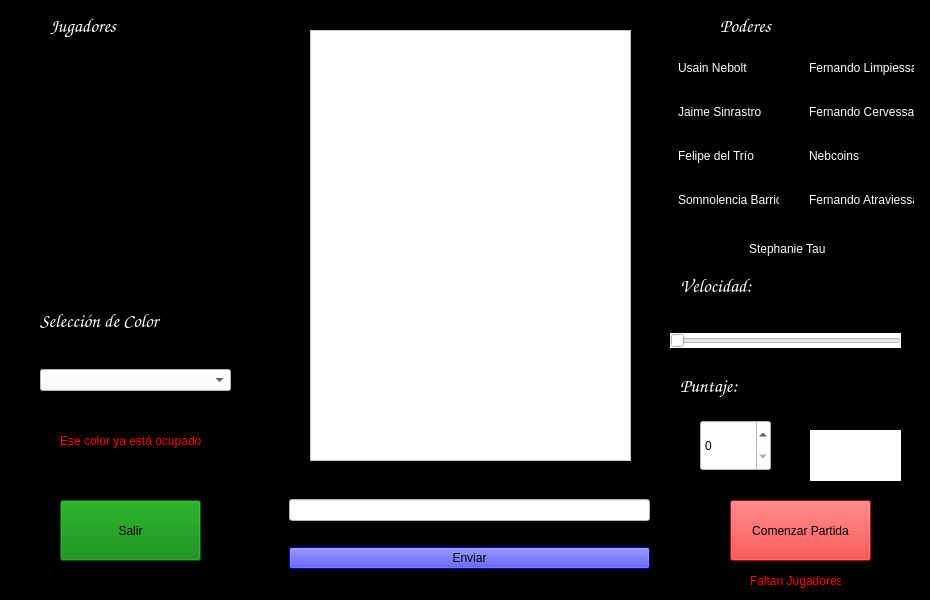
<?xml version="1.0" encoding="UTF-8"?>
<ui version="4.0">
 <class>WaitingRoom</class>
 <widget class="QMainWindow" name="WaitingRoom">
  <property name="geometry">
   <rect>
    <x>0</x>
    <y>0</y>
    <width>930</width>
    <height>600</height>
   </rect>
  </property>
  <property name="windowTitle">
   <string>DCCurve</string>
  </property>
  <property name="styleSheet">
   <string notr="true">background: black</string>
  </property>
  <widget class="QWidget" name="centralwidget">
   <widget class="QWidget" name="verticalLayoutWidget">
    <property name="geometry">
     <rect>
      <x>289</x>
      <y>479</y>
      <width>361</width>
      <height>111</height>
     </rect>
    </property>
    <layout class="QVBoxLayout" name="messageLayout">
     <item>
      <widget class="QLineEdit" name="chatEdit">
       <property name="focusPolicy">
        <enum>Qt::ClickFocus</enum>
       </property>
       <property name="styleSheet">
        <string notr="true">background: white</string>
       </property>
      </widget>
     </item>
     <item>
      <widget class="QPushButton" name="chatButton">
       <property name="focusPolicy">
        <enum>Qt::ClickFocus</enum>
       </property>
       <property name="styleSheet">
        <string notr="true">background: blue</string>
       </property>
       <property name="text">
        <string>Enviar</string>
       </property>
      </widget>
     </item>
    </layout>
   </widget>
   <widget class="QPushButton" name="backButton">
    <property name="geometry">
     <rect>
      <x>60</x>
      <y>500</y>
      <width>141</width>
      <height>61</height>
     </rect>
    </property>
    <property name="focusPolicy">
     <enum>Qt::ClickFocus</enum>
    </property>
    <property name="styleSheet">
     <string notr="true">background: green</string>
    </property>
    <property name="text">
     <string>Salir</string>
    </property>
   </widget>
   <widget class="QPushButton" name="playButton">
    <property name="geometry">
     <rect>
      <x>730</x>
      <y>500</y>
      <width>141</width>
      <height>61</height>
     </rect>
    </property>
    <property name="focusPolicy">
     <enum>Qt::ClickFocus</enum>
    </property>
    <property name="styleSheet">
     <string notr="true">background: red</string>
    </property>
    <property name="text">
     <string>Comenzar Partida</string>
    </property>
   </widget>
   <widget class="QWidget" name="verticalLayoutWidget_2">
    <property name="geometry">
     <rect>
      <x>40</x>
      <y>50</y>
      <width>191</width>
      <height>241</height>
     </rect>
    </property>
    <layout class="QVBoxLayout" name="playersLayout">
     <item>
      <widget class="QLabel" name="playerLabel_1">
       <property name="font">
        <font>
         <family>Comic Sans MS</family>
         <pointsize>14</pointsize>
         <weight>75</weight>
         <bold>true</bold>
        </font>
       </property>
       <property name="frameShape">
        <enum>QFrame::WinPanel</enum>
       </property>
       <property name="frameShadow">
        <enum>QFrame::Raised</enum>
       </property>
       <property name="lineWidth">
        <number>10</number>
       </property>
       <property name="text">
        <string/>
       </property>
       <property name="textFormat">
        <enum>Qt::PlainText</enum>
       </property>
      </widget>
     </item>
     <item>
      <widget class="QLabel" name="playerLabel_2">
       <property name="font">
        <font>
         <family>Comic Sans MS</family>
         <pointsize>14</pointsize>
         <weight>75</weight>
         <bold>true</bold>
        </font>
       </property>
       <property name="frameShape">
        <enum>QFrame::WinPanel</enum>
       </property>
       <property name="frameShadow">
        <enum>QFrame::Raised</enum>
       </property>
       <property name="lineWidth">
        <number>10</number>
       </property>
       <property name="text">
        <string/>
       </property>
       <property name="textFormat">
        <enum>Qt::PlainText</enum>
       </property>
      </widget>
     </item>
     <item>
      <widget class="QLabel" name="playerLabel_3">
       <property name="font">
        <font>
         <family>Comic Sans MS</family>
         <pointsize>14</pointsize>
         <weight>75</weight>
         <bold>true</bold>
        </font>
       </property>
       <property name="frameShape">
        <enum>QFrame::WinPanel</enum>
       </property>
       <property name="frameShadow">
        <enum>QFrame::Raised</enum>
       </property>
       <property name="lineWidth">
        <number>10</number>
       </property>
       <property name="text">
        <string/>
       </property>
       <property name="textFormat">
        <enum>Qt::PlainText</enum>
       </property>
      </widget>
     </item>
     <item>
      <widget class="QLabel" name="playerLabel_4">
       <property name="font">
        <font>
         <family>Comic Sans MS</family>
         <pointsize>14</pointsize>
         <weight>75</weight>
         <bold>true</bold>
        </font>
       </property>
       <property name="frameShape">
        <enum>QFrame::WinPanel</enum>
       </property>
       <property name="frameShadow">
        <enum>QFrame::Raised</enum>
       </property>
       <property name="lineWidth">
        <number>10</number>
       </property>
       <property name="text">
        <string/>
       </property>
       <property name="textFormat">
        <enum>Qt::PlainText</enum>
       </property>
      </widget>
     </item>
    </layout>
   </widget>
   <widget class="QWidget" name="verticalLayoutWidget_3">
    <property name="geometry">
     <rect>
      <x>310</x>
      <y>30</y>
      <width>321</width>
      <height>431</height>
     </rect>
    </property>
    <layout class="QVBoxLayout" name="chatLayout">
     <item>
      <widget class="QTextBrowser" name="chatWindow">
       <property name="focusPolicy">
        <enum>Qt::NoFocus</enum>
       </property>
       <property name="styleSheet">
        <string notr="true">background: white</string>
       </property>
      </widget>
     </item>
    </layout>
   </widget>
   <widget class="QLabel" name="bossLabel">
    <property name="geometry">
     <rect>
      <x>240</x>
      <y>50</y>
      <width>51</width>
      <height>51</height>
     </rect>
    </property>
    <property name="text">
     <string/>
    </property>
   </widget>
   <widget class="QWidget" name="verticalLayoutWidget_4">
    <property name="geometry">
     <rect>
      <x>40</x>
      <y>350</y>
      <width>191</width>
      <height>61</height>
     </rect>
    </property>
    <layout class="QVBoxLayout" name="colorLayout">
     <item>
      <widget class="QComboBox" name="colorBox">
       <property name="styleSheet">
        <string notr="true">background: white</string>
       </property>
       <property name="editable">
        <bool>false</bool>
       </property>
       <property name="maxVisibleItems">
        <number>4</number>
       </property>
      </widget>
     </item>
    </layout>
   </widget>
   <widget class="QLabel" name="denyLabel">
    <property name="geometry">
     <rect>
      <x>60</x>
      <y>430</y>
      <width>141</width>
      <height>21</height>
     </rect>
    </property>
    <property name="autoFillBackground">
     <bool>false</bool>
    </property>
    <property name="styleSheet">
     <string notr="true">color: red</string>
    </property>
    <property name="text">
     <string>Ese color ya está ocupado!</string>
    </property>
   </widget>
   <widget class="QLabel" name="playersLabel">
    <property name="geometry">
     <rect>
      <x>50</x>
      <y>10</y>
      <width>141</width>
      <height>31</height>
     </rect>
    </property>
    <property name="font">
     <font>
      <family>Comic Sans MS</family>
      <pointsize>14</pointsize>
      <weight>75</weight>
      <bold>true</bold>
     </font>
    </property>
    <property name="autoFillBackground">
     <bool>false</bool>
    </property>
    <property name="styleSheet">
     <string notr="true">color: white</string>
    </property>
    <property name="text">
     <string>Jugadores</string>
    </property>
   </widget>
   <widget class="QLabel" name="colorLabel">
    <property name="geometry">
     <rect>
      <x>40</x>
      <y>310</y>
      <width>181</width>
      <height>21</height>
     </rect>
    </property>
    <property name="font">
     <font>
      <family>Comic Sans MS</family>
      <pointsize>14</pointsize>
      <weight>75</weight>
      <bold>true</bold>
     </font>
    </property>
    <property name="autoFillBackground">
     <bool>false</bool>
    </property>
    <property name="styleSheet">
     <string notr="true">color: white</string>
    </property>
    <property name="text">
     <string>Selección de Color</string>
    </property>
   </widget>
   <widget class="QLabel" name="powersLabel">
    <property name="geometry">
     <rect>
      <x>720</x>
      <y>10</y>
      <width>141</width>
      <height>31</height>
     </rect>
    </property>
    <property name="font">
     <font>
      <family>Comic Sans MS</family>
      <pointsize>14</pointsize>
      <weight>75</weight>
      <bold>true</bold>
     </font>
    </property>
    <property name="autoFillBackground">
     <bool>false</bool>
    </property>
    <property name="styleSheet">
     <string notr="true">color: white</string>
    </property>
    <property name="text">
     <string>Poderes</string>
    </property>
   </widget>
   <widget class="QWidget" name="verticalLayoutWidget_5">
    <property name="geometry">
     <rect>
      <x>659</x>
      <y>40</y>
      <width>121</width>
      <height>191</height>
     </rect>
    </property>
    <layout class="QVBoxLayout" name="powersLayout">
     <item>
      <widget class="QCheckBox" name="speedCheck">
       <property name="focusPolicy">
        <enum>Qt::ClickFocus</enum>
       </property>
       <property name="styleSheet">
        <string notr="true">color: white</string>
       </property>
       <property name="text">
        <string>Usain Nebolt</string>
       </property>
      </widget>
     </item>
     <item>
      <widget class="QCheckBox" name="solidCheck">
       <property name="focusPolicy">
        <enum>Qt::ClickFocus</enum>
       </property>
       <property name="styleSheet">
        <string notr="true">color: white</string>
       </property>
       <property name="text">
        <string>Jaime Sinrastro</string>
       </property>
      </widget>
     </item>
     <item>
      <widget class="QCheckBox" name="threeCheck">
       <property name="focusPolicy">
        <enum>Qt::ClickFocus</enum>
       </property>
       <property name="styleSheet">
        <string notr="true">color: white</string>
       </property>
       <property name="text">
        <string>Felipe del Trío</string>
       </property>
      </widget>
     </item>
     <item>
      <widget class="QCheckBox" name="sleepCheck">
       <property name="focusPolicy">
        <enum>Qt::ClickFocus</enum>
       </property>
       <property name="styleSheet">
        <string notr="true">color: white</string>
       </property>
       <property name="text">
        <string>Somnolencia Barrios</string>
       </property>
      </widget>
     </item>
    </layout>
   </widget>
   <widget class="QWidget" name="verticalLayoutWidget_6">
    <property name="geometry">
     <rect>
      <x>790</x>
      <y>40</y>
      <width>125</width>
      <height>191</height>
     </rect>
    </property>
    <layout class="QVBoxLayout" name="powersLayout_2">
     <item>
      <widget class="QCheckBox" name="cleanCheck">
       <property name="focusPolicy">
        <enum>Qt::ClickFocus</enum>
       </property>
       <property name="styleSheet">
        <string notr="true">color: white</string>
       </property>
       <property name="text">
        <string>Fernando Limpiessa</string>
       </property>
      </widget>
     </item>
     <item>
      <widget class="QCheckBox" name="beerCheck">
       <property name="focusPolicy">
        <enum>Qt::ClickFocus</enum>
       </property>
       <property name="styleSheet">
        <string notr="true">color: white</string>
       </property>
       <property name="text">
        <string>Fernando Cervessa</string>
       </property>
      </widget>
     </item>
     <item>
      <widget class="QCheckBox" name="coinCheck">
       <property name="focusPolicy">
        <enum>Qt::ClickFocus</enum>
       </property>
       <property name="styleSheet">
        <string notr="true">color: white</string>
       </property>
       <property name="text">
        <string>Nebcoins</string>
       </property>
      </widget>
     </item>
     <item>
      <widget class="QCheckBox" name="teleportCheck">
       <property name="focusPolicy">
        <enum>Qt::ClickFocus</enum>
       </property>
       <property name="styleSheet">
        <string notr="true">color: white</string>
       </property>
       <property name="text">
        <string>Fernando Atraviessa</string>
       </property>
      </widget>
     </item>
    </layout>
   </widget>
   <widget class="QCheckBox" name="tauCheck">
    <property name="geometry">
     <rect>
      <x>730</x>
      <y>240</y>
      <width>119</width>
      <height>17</height>
     </rect>
    </property>
    <property name="focusPolicy">
     <enum>Qt::ClickFocus</enum>
    </property>
    <property name="styleSheet">
     <string notr="true">color: white</string>
    </property>
    <property name="text">
     <string>Stephanie Tau</string>
    </property>
   </widget>
   <widget class="QWidget" name="horizontalLayoutWidget">
    <property name="geometry">
     <rect>
      <x>670</x>
      <y>320</y>
      <width>231</width>
      <height>41</height>
     </rect>
    </property>
    <layout class="QHBoxLayout" name="customLayout">
     <item>
      <widget class="QSlider" name="speedSlider">
       <property name="focusPolicy">
        <enum>Qt::ClickFocus</enum>
       </property>
       <property name="styleSheet">
        <string notr="true">background: white</string>
       </property>
       <property name="orientation">
        <enum>Qt::Horizontal</enum>
       </property>
      </widget>
     </item>
    </layout>
   </widget>
   <widget class="QSpinBox" name="scoreBox">
    <property name="geometry">
     <rect>
      <x>700</x>
      <y>420</y>
      <width>71</width>
      <height>51</height>
     </rect>
    </property>
    <property name="styleSheet">
     <string notr="true">background: white</string>
    </property>
   </widget>
   <widget class="QLabel" name="speedLabel">
    <property name="geometry">
     <rect>
      <x>800</x>
      <y>260</y>
      <width>51</width>
      <height>51</height>
     </rect>
    </property>
    <property name="font">
     <font>
      <family>Comic Sans MS</family>
      <pointsize>14</pointsize>
      <weight>75</weight>
      <bold>true</bold>
     </font>
    </property>
    <property name="styleSheet">
     <string notr="true">color: white</string>
    </property>
    <property name="text">
     <string/>
    </property>
   </widget>
   <widget class="QLabel" name="scoreLabel">
    <property name="geometry">
     <rect>
      <x>790</x>
      <y>360</y>
      <width>51</width>
      <height>51</height>
     </rect>
    </property>
    <property name="font">
     <font>
      <family>Comic Sans MS</family>
      <pointsize>14</pointsize>
      <weight>75</weight>
      <bold>true</bold>
     </font>
    </property>
    <property name="styleSheet">
     <string notr="true">color: white</string>
    </property>
    <property name="text">
     <string/>
    </property>
   </widget>
   <widget class="QLabel" name="denyStartLabel">
    <property name="geometry">
     <rect>
      <x>750</x>
      <y>570</y>
      <width>91</width>
      <height>21</height>
     </rect>
    </property>
    <property name="autoFillBackground">
     <bool>false</bool>
    </property>
    <property name="styleSheet">
     <string notr="true">color: red</string>
    </property>
    <property name="text">
     <string>Faltan Jugadores!</string>
    </property>
   </widget>
   <widget class="QLabel" name="powersLabel_2">
    <property name="geometry">
     <rect>
      <x>680</x>
      <y>270</y>
      <width>101</width>
      <height>31</height>
     </rect>
    </property>
    <property name="font">
     <font>
      <family>Comic Sans MS</family>
      <pointsize>14</pointsize>
      <weight>75</weight>
      <bold>true</bold>
     </font>
    </property>
    <property name="autoFillBackground">
     <bool>false</bool>
    </property>
    <property name="styleSheet">
     <string notr="true">color: white</string>
    </property>
    <property name="text">
     <string>Velocidad:</string>
    </property>
   </widget>
   <widget class="QLabel" name="powersLabel_3">
    <property name="geometry">
     <rect>
      <x>680</x>
      <y>370</y>
      <width>81</width>
      <height>31</height>
     </rect>
    </property>
    <property name="font">
     <font>
      <family>Comic Sans MS</family>
      <pointsize>14</pointsize>
      <weight>75</weight>
      <bold>true</bold>
     </font>
    </property>
    <property name="autoFillBackground">
     <bool>false</bool>
    </property>
    <property name="styleSheet">
     <string notr="true">color: white</string>
    </property>
    <property name="text">
     <string>Puntaje:</string>
    </property>
   </widget>
   <widget class="QLabel" name="countTimer">
    <property name="geometry">
     <rect>
      <x>810</x>
      <y>430</y>
      <width>91</width>
      <height>51</height>
     </rect>
    </property>
    <property name="font">
     <font>
      <pointsize>12</pointsize>
      <weight>50</weight>
      <bold>false</bold>
     </font>
    </property>
    <property name="styleSheet">
     <string notr="true">background: white</string>
    </property>
    <property name="text">
     <string/>
    </property>
   </widget>
  </widget>
 </widget>
 <resources/>
 <connections/>
</ui>
